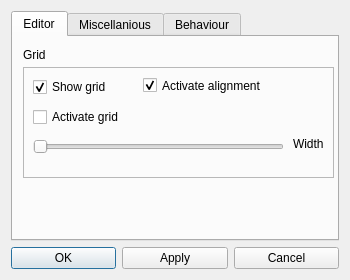
<?xml version="1.0" encoding="UTF-8"?>
<ui version="4.0">
 <class>PreferencesDialog</class>
 <widget class="QDialog" name="PreferencesDialog">
  <property name="geometry">
   <rect>
    <x>0</x>
    <y>0</y>
    <width>350</width>
    <height>280</height>
   </rect>
  </property>
  <property name="minimumSize">
   <size>
    <width>350</width>
    <height>280</height>
   </size>
  </property>
  <property name="maximumSize">
   <size>
    <width>350</width>
    <height>280</height>
   </size>
  </property>
  <property name="windowTitle">
   <string>Preferences</string>
  </property>
  <property name="windowIcon">
   <iconset resource="../qrgui.qrc">
    <normaloff>:/icons/qreal.png</normaloff>:/icons/qreal.png</iconset>
  </property>
  <layout class="QGridLayout" name="gridLayout_2">
   <item row="1" column="0">
    <widget class="QPushButton" name="okButton">
     <property name="text">
      <string>OK</string>
     </property>
    </widget>
   </item>
   <item row="1" column="1">
    <widget class="QPushButton" name="applyButton">
     <property name="text">
      <string>Apply</string>
     </property>
    </widget>
   </item>
   <item row="1" column="2">
    <widget class="QPushButton" name="cancelButton">
     <property name="text">
      <string>Cancel</string>
     </property>
    </widget>
   </item>
   <item row="0" column="0" colspan="3">
    <widget class="QTabWidget" name="preferenciesTabWidget">
     <property name="enabled">
      <bool>true</bool>
     </property>
     <property name="currentIndex">
      <number>0</number>
     </property>
     <widget class="QWidget" name="editorTab">
      <attribute name="title">
       <string>Editor</string>
      </attribute>
      <widget class="QFrame" name="frame">
       <property name="geometry">
        <rect>
         <x>10</x>
         <y>30</y>
         <width>311</width>
         <height>111</height>
        </rect>
       </property>
       <property name="frameShape">
        <enum>QFrame::StyledPanel</enum>
       </property>
       <property name="frameShadow">
        <enum>QFrame::Raised</enum>
       </property>
       <widget class="QCheckBox" name="showGridCheckBox">
        <property name="geometry">
         <rect>
          <x>10</x>
          <y>10</y>
          <width>191</width>
          <height>20</height>
         </rect>
        </property>
        <property name="text">
         <string>Show grid</string>
        </property>
        <property name="checked">
         <bool>true</bool>
        </property>
       </widget>
       <widget class="QCheckBox" name="activateGridCheckBox">
        <property name="geometry">
         <rect>
          <x>10</x>
          <y>40</y>
          <width>121</width>
          <height>20</height>
         </rect>
        </property>
        <property name="text">
         <string>Activate grid</string>
        </property>
        <property name="tristate">
         <bool>false</bool>
        </property>
       </widget>
       <widget class="QSlider" name="gridWidthSlider">
        <property name="geometry">
         <rect>
          <x>10</x>
          <y>70</y>
          <width>251</width>
          <height>19</height>
         </rect>
        </property>
        <property name="minimum">
         <number>0</number>
        </property>
        <property name="maximum">
         <number>150</number>
        </property>
        <property name="singleStep">
         <number>1</number>
        </property>
        <property name="pageStep">
         <number>10</number>
        </property>
        <property name="orientation">
         <enum>Qt::Horizontal</enum>
        </property>
       </widget>
       <widget class="QLabel" name="label_13">
        <property name="geometry">
         <rect>
          <x>270</x>
          <y>70</y>
          <width>46</width>
          <height>13</height>
         </rect>
        </property>
        <property name="text">
         <string>Width</string>
        </property>
       </widget>
       <widget class="QCheckBox" name="activateAlignmentCheckBox">
        <property name="geometry">
         <rect>
          <x>120</x>
          <y>10</y>
          <width>161</width>
          <height>17</height>
         </rect>
        </property>
        <property name="text">
         <string>Activate alignment</string>
        </property>
        <property name="checked">
         <bool>true</bool>
        </property>
       </widget>
      </widget>
      <widget class="QLabel" name="label">
       <property name="geometry">
        <rect>
         <x>10</x>
         <y>10</y>
         <width>31</width>
         <height>16</height>
        </rect>
       </property>
       <property name="text">
        <string>Grid</string>
       </property>
      </widget>
     </widget>
     <widget class="QWidget" name="miscTab">
      <attribute name="title">
       <string>Miscellanious</string>
      </attribute>
      <widget class="QFrame" name="frame_3">
       <property name="geometry">
        <rect>
         <x>10</x>
         <y>30</y>
         <width>311</width>
         <height>61</height>
        </rect>
       </property>
       <property name="frameShape">
        <enum>QFrame::StyledPanel</enum>
       </property>
       <property name="frameShadow">
        <enum>QFrame::Raised</enum>
       </property>
       <widget class="QCheckBox" name="antialiasingCheckBox">
        <property name="geometry">
         <rect>
          <x>10</x>
          <y>10</y>
          <width>291</width>
          <height>20</height>
         </rect>
        </property>
        <property name="text">
         <string>Antialiasing</string>
        </property>
       </widget>
       <widget class="QCheckBox" name="openGLCheckBox">
        <property name="geometry">
         <rect>
          <x>10</x>
          <y>30</y>
          <width>291</width>
          <height>20</height>
         </rect>
        </property>
        <property name="text">
         <string>OpenGL rendering</string>
        </property>
       </widget>
      </widget>
      <widget class="QLabel" name="label_5">
       <property name="geometry">
        <rect>
         <x>10</x>
         <y>10</y>
         <width>61</width>
         <height>16</height>
        </rect>
       </property>
       <property name="text">
        <string>Graphics</string>
       </property>
      </widget>
      <widget class="QLabel" name="label_6">
       <property name="geometry">
        <rect>
         <x>10</x>
         <y>100</y>
         <width>61</width>
         <height>16</height>
        </rect>
       </property>
       <property name="text">
        <string>Other</string>
       </property>
      </widget>
      <widget class="QFrame" name="frame_4">
       <property name="geometry">
        <rect>
         <x>10</x>
         <y>120</y>
         <width>311</width>
         <height>61</height>
        </rect>
       </property>
       <property name="frameShape">
        <enum>QFrame::StyledPanel</enum>
       </property>
       <property name="frameShadow">
        <enum>QFrame::Raised</enum>
       </property>
       <widget class="QCheckBox" name="splashScreenCheckBox">
        <property name="geometry">
         <rect>
          <x>10</x>
          <y>10</y>
          <width>291</width>
          <height>20</height>
         </rect>
        </property>
        <property name="text">
         <string>Show splashscreen</string>
        </property>
       </widget>
       <widget class="QCheckBox" name="chaoticEditionCheckBox">
        <property name="geometry">
         <rect>
          <x>10</x>
          <y>30</y>
          <width>291</width>
          <height>20</height>
         </rect>
        </property>
        <property name="text">
         <string>Chaotic Edition</string>
        </property>
       </widget>
      </widget>
     </widget>
     <widget class="QWidget" name="tab">
      <attribute name="title">
       <string>Behaviour</string>
      </attribute>
      <widget class="QFrame" name="frame_5">
       <property name="geometry">
        <rect>
         <x>10</x>
         <y>30</y>
         <width>311</width>
         <height>41</height>
        </rect>
       </property>
       <property name="frameShape">
        <enum>QFrame::StyledPanel</enum>
       </property>
       <property name="frameShadow">
        <enum>QFrame::Raised</enum>
       </property>
       <widget class="QCheckBox" name="paletteTabCheckBox">
        <property name="geometry">
         <rect>
          <x>10</x>
          <y>10</y>
          <width>291</width>
          <height>20</height>
         </rect>
        </property>
        <property name="text">
         <string>Palette tab switching</string>
        </property>
       </widget>
      </widget>
      <widget class="QLabel" name="label_7">
       <property name="geometry">
        <rect>
         <x>10</x>
         <y>10</y>
         <width>61</width>
         <height>16</height>
        </rect>
       </property>
       <property name="text">
        <string>Automatics</string>
       </property>
      </widget>
      <widget class="QFrame" name="frame_6">
       <property name="geometry">
        <rect>
         <x>10</x>
         <y>110</y>
         <width>311</width>
         <height>81</height>
        </rect>
       </property>
       <property name="frameShape">
        <enum>QFrame::StyledPanel</enum>
       </property>
       <property name="frameShadow">
        <enum>QFrame::Raised</enum>
       </property>
       <widget class="QCheckBox" name="diagramCreateCheckBox">
        <property name="geometry">
         <rect>
          <x>10</x>
          <y>10</y>
          <width>291</width>
          <height>20</height>
         </rect>
        </property>
        <property name="text">
         <string>New diagram creating</string>
        </property>
       </widget>
       <widget class="QCheckBox" name="saveExitCheckBox">
        <property name="geometry">
         <rect>
          <x>10</x>
          <y>30</y>
          <width>291</width>
          <height>20</height>
         </rect>
        </property>
        <property name="text">
         <string>Save on exit</string>
        </property>
       </widget>
       <widget class="QCheckBox" name="chooseDiagramsToSaveCheckBox">
        <property name="geometry">
         <rect>
          <x>10</x>
          <y>50</y>
          <width>291</width>
          <height>20</height>
         </rect>
        </property>
        <property name="text">
         <string>Choose diagrams to save</string>
        </property>
       </widget>
      </widget>
      <widget class="QLabel" name="label_8">
       <property name="geometry">
        <rect>
         <x>10</x>
         <y>90</y>
         <width>81</width>
         <height>16</height>
        </rect>
       </property>
       <property name="text">
        <string>Suggestions</string>
       </property>
      </widget>
     </widget>
    </widget>
   </item>
  </layout>
 </widget>
 <resources>
  <include location="../qrgui.qrc"/>
 </resources>
 <connections/>
</ui>
